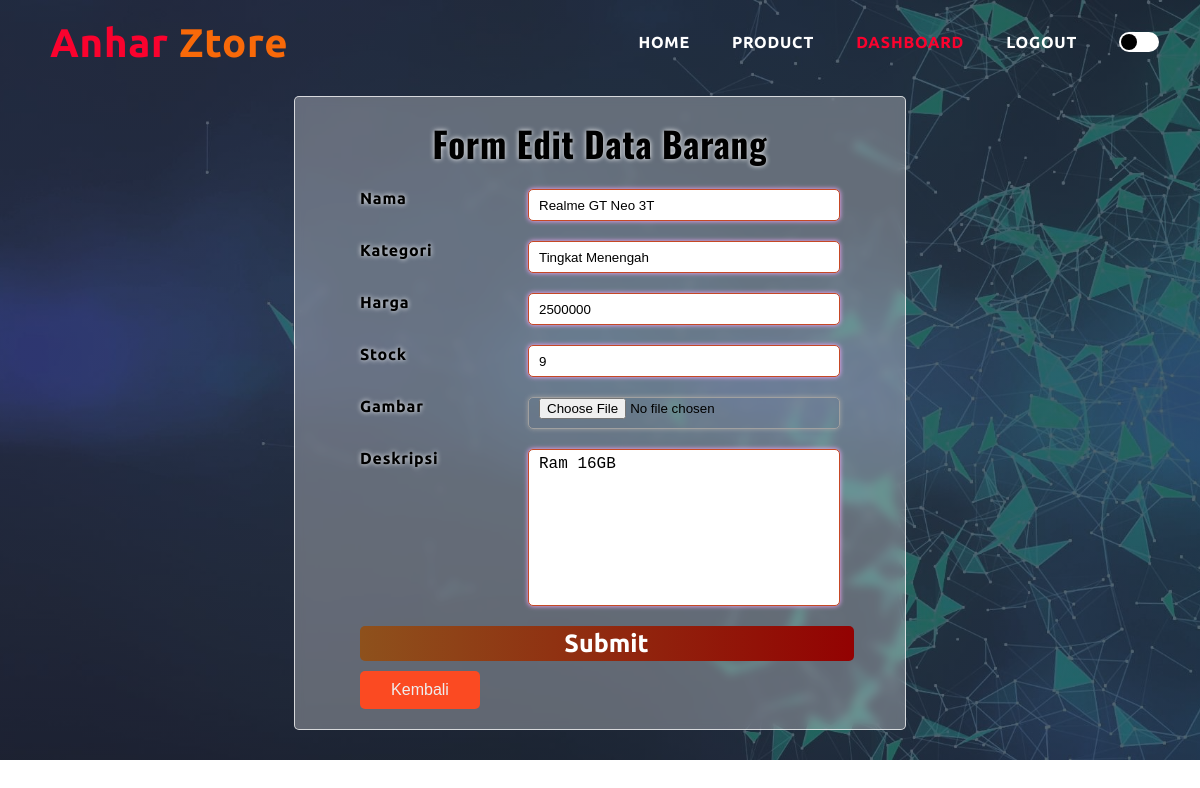
/produk/editbrg.php?id=3 (signed in), run on the app's committed database.
### tables this page shows
CREATE TABLE `produk` (
  `id_produk` int(10) NOT NULL,
  `nama` varchar(100) NOT NULL,
  `harga` int(10) NOT NULL,
  `kategori` varchar(50) NOT NULL,
  `deskripsi` text NOT NULL,
  `stock` int(10) NOT NULL,
  `keterangan` timestamp NOT NULL DEFAULT current_timestamp() ON UPDATE current_timestamp(),
  `gambar` varchar(100) NOT NULL
);

### produk/editbrg.php (the view, shortened to what this page needs)
<?php
    require '../koneksi.php';
?>
<!DOCTYPE html>
<html lang="en">
<head>
    <link rel="stylesheet" href="../style.css">
    <link rel="stylesheet" href="https://stackpath.bootstrapcdn.com/font-awesome/4.7.0/css/font-awesome.min.css">
</head>
<body>
    <div class="atas">
        <nav>
            <a href="index.html" id="logo"> Anhar <font color="#f86909"> Ztore </font> </a>
            <div class="navbar">
                <ul>
                    <li> <a href="../pengguna/admin/admin.php"> HOME </a></li>
                    <li> <a href="admin_list_barang.php"> PRODUCT </a></li>
                    <li> <a href="../pengguna/admin/kelola.php" style="color: #fa022e"> DASHBOARD </a></li>
                    <li> <a href="../logout.php"> LOGOUT </a></li>
                    <li>
                        <label>
                            <span class="check"></span>
                        </label>
                    </li>
                </ul>
            </div>
        </nav>
        <div class="form">
            <form method="post" action="" enctype="multipart/form-data">
                <h2>Form Edit Data Barang</h2>
                <div class="order-detail">
                    <?php
                        $id = $_GET['id'];
                        $result = mysqli_query($conn, "SELECT * FROM produk WHERE id_produk = '$id'");
                        $barang = [];
                        while ($row = mysqli_fetch_assoc($result)) {
                            $barang[] = $row;
                        }
                        foreach ($barang as $brg);
                    ?>
                    <div class="input">
                        <span class="detail">Nama</span>
                        <input name="nama" type="text" value="<?php echo $brg['nama']?>" required>
                    </div>
                    <div class="input">
                        <span class="detail">Kategori</span>
                        <input name="kategori" type="text" value="<?php echo $brg['kategori']?>" required>
                    </div>
                    <div class="input">
                        <span class="detail">Harga</span>
                        <input name="harga" type="text" value="<?php echo $brg['harga']?>" required>
                    </div>
                    <div class="input">
                        <span class="detail">Stock</span>
                        <input name="stock" type="text" value="<?php echo $brg['stock']?>" required>
                    </div>
                    <div class="input">
                        <span class="detail">Gambar</span>
                        <input name="gambar" type="file" value="<?php echo $brg['gambar'] ?>" required>
                    </div>
                    <div class="input">
                        <span class="detail">Deskripsi</span>
                        <textarea name="deskripsi" id="" cols="30" rows="10" ><?php echo $brg['deskripsi'] ?></textarea>
                    </div>
                    <div class="submitButton">
                        <input type="submit" value="Submit" name="ubah">
                    </div>
                    <div class="kelola">
                        <button><a href="../pengguna/admin/kelola-barang.php">Kembali</a> </button>
                    </div>
                </div>
            </form>
        </div>
    </div>
</body>
</html>

### style.css (style rules this page uses)
* { margin: 0; padding: 0; scroll-behavior: smooth; }
:root { --Atas-color: linear-gradient(rgba(30, 34, 51, 0.7),rgba(30, 34, 51, 0.7)), url(assets/bg.jpg); --Bawah-color: url(assets/bg2.jpg); --h1produk-color: rgb(8, 8, 53); --h1produk-shadow: 1px 1px 3px red; --pproduk-color: rgb(85, 81, 81); --kolom-color: #dafaf8; --kolom-shadow: rgb(108, 108, 108); --kolom-hover: rgb(55, 82, 255); --h1review-color: rgb(8, 8, 53); --kolomreview-color: #e9f9f7; --preview-color: black; --fareview-color: rgb(6, 15, 114); --form-color: rgba(255, 255, 255, 0.3); --tampil-color: linear-gradient(rgba(17,100,98,1) 0%, rgba(15,13,106,1) 100%); --form-shadow: 0px 0px 5px white; }
body { letter-spacing: 0.75px; font-size: 16px; font-weight: 500; }
.check:before, .check:after { border-radius: 50%; content: ''; position: absolute; top: 2px; transition: transform 0.5s ease; height: 16px; width: 16px; }
.check:before { background-color: #000; left: 2px; }
.check { background-color: #fff; border-radius: 20px; cursor: pointer; display: block; height: 20px; overflow: hidden; position: relative; transition: background-color 0.5s ease-in; box-shadow: 0.5s ease-in; width: 40px; }
.atas { min-height: 650px; height: auto; width: 100%; background-image: var(--Atas-color); background-position: center; background-size: cover; position: static; font-family: 'Ubuntu', sans-serif; text-align: center; margin: auto; z-index: 1; padding-bottom: 30px; }
nav { padding-top: 20px; padding-bottom: 20px; display: flex; padding-left: 50px; justify-content: space-between; align-items: center; }
#logo { color: rgb(248, 240, 227); font-size: 40px; text-decoration: none; font-weight: 700; }
.navbar { float: right; }
.navbar ul { display: flex; flex-direction: row; align-items: center; }
.navbar ul li { list-style: none; display: flex; flex-direction: column; padding-right: 40px; position: static; border:1px solid transparent; }
.navbar ul li a { font-weight: 600; color: white; text-decoration: none; font-family: 'Ubuntu', sans-serif; font-size: 16px; }
.navbar ul li::after { content: ''; width: 0%; height: 2px; display: flex; margin: auto; transition: 0.5s; }
.form { text-shadow: var(--form-shadow); display: flex; justify-content: center; align-items: center; background: var(--form-color); border: 1px solid rgba(255, 255, 255, 0.75); backdrop-filter: blur(5px); max-width: 550px; max-height: 700px; width: 100%; margin: auto; margin-top: 10px; padding: 20px 30px; border-radius: 5px; color: var(--preview-color); font-weight: 600; }
.form h2 { font-size: 35px; margin-bottom: 10px; font-family: 'Oswald', sans-serif; }
.input { font-family: 'Ubuntu'; display: flex; justify-content: space-between; width: 480px; margin: 20px; }
.input input { border-radius: 5px; border: 1px solid rgb(160, 160, 160); box-shadow: 0px 0px 5px 0px rgb(160, 160, 160); height: 30px; outline: none; width: 300px; padding-left: 10px; }
textarea { font-size: 16px; padding-top: 5px; padding-left: 10px; border-radius: 5px; border: 1px solid rgb(160, 160, 160); box-shadow: 0px 0px 5px 0px rgb(160, 160, 160); height: 150px; resize: none; outline: none; width: 300px; }
textarea:focus, textarea:valid { box-shadow: 0px 0px 5px 0px rgb(255, 172, 254); border-color: rgb(198, 72, 37); }
.input input:focus, .input input:valid { box-shadow: 0px 0px 5px 0px rgb(255, 172, 254); border-color: rgb(198, 72, 37); }
.submitButton input { cursor: pointer; border-radius: 5px; border: none; margin-left: 13px; color: white; height: 35px; width: 95%; font-weight: 700; font-family: 'ubuntu'; font-size: 25px; background: linear-gradient(90deg, rgba(142,81,28,1) 0%, rgba(147,2,2,1) 100%); }
.kelola button { margin-top: 10px; margin-left: 20px; width: 120px; padding-top: 10px; border-radius: 5px; padding-bottom: 10px; background: #fb4a22; float: left; border: none; outline: none; }
.kelola button a { text-decoration: none; font-size: 16px; color: #eeeeee; }

### data on the page
produk: nama "Realme GT Neo 3T", kategori "Tingkat Menengah", harga "2500000", stock "9", deskripsi "Ram 16GB"
